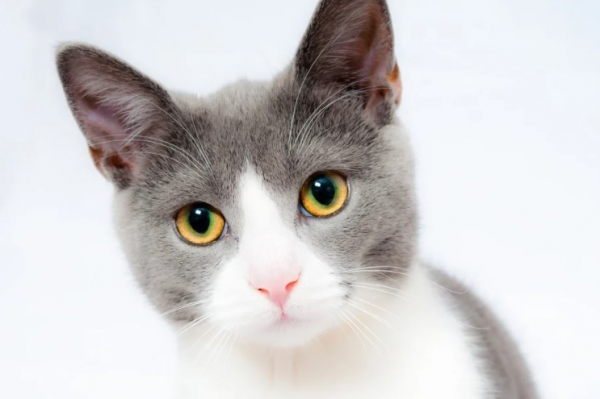
#> input picture 50.JupyterNotebook_Image Management/cat.jpg, 600 x 399 px
$ jupyter execute 04.ImageCrop.ipynb
#> lines starting #> are read from the running program, lines starting #| are printed output that depends on the picture
[cell 1]
import cv2

[cell 2]
def image_show(image):
    cv2.imshow("show", image)
    cv2.waitKey(0)

[cell 3]
image_path = "./cat.jpg"

[cell 4]
# 이미지 읽기
image = cv2.imread(image_path)
#> image is the input picture: shape (399, 600, 3); mean B, G, R 205.8, 205.4, 207.6

[cell 5]
# 이미지 크롭 [시작 : 끝 : 단계]
image_crop = image[10:, :500]
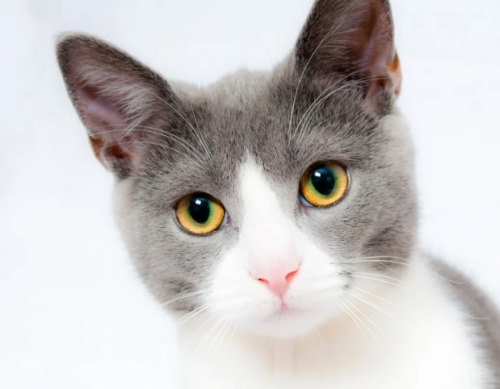
#> image_crop: shape (389, 500, 3); mean B, G, R 197.1, 197.5, 200.9

[cell 6]
image_show(image_crop)
# 저장코드 추가 png 파일 저장
cv2.imwrite("cat_crop.png",image_crop)
#> Out = True
